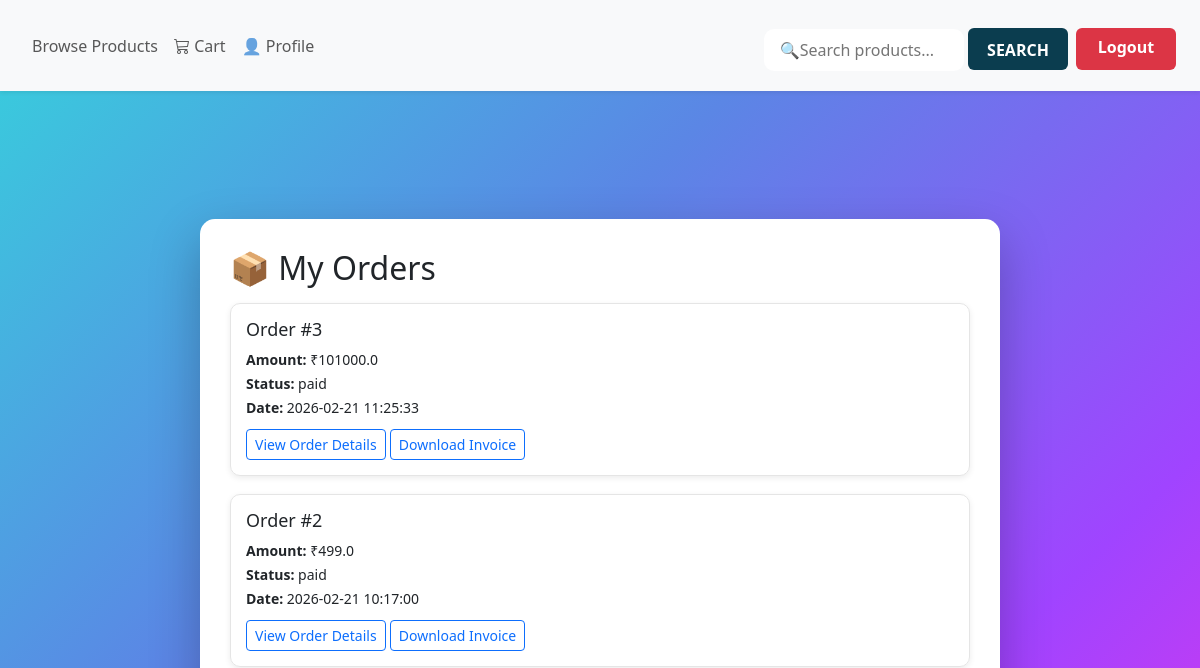
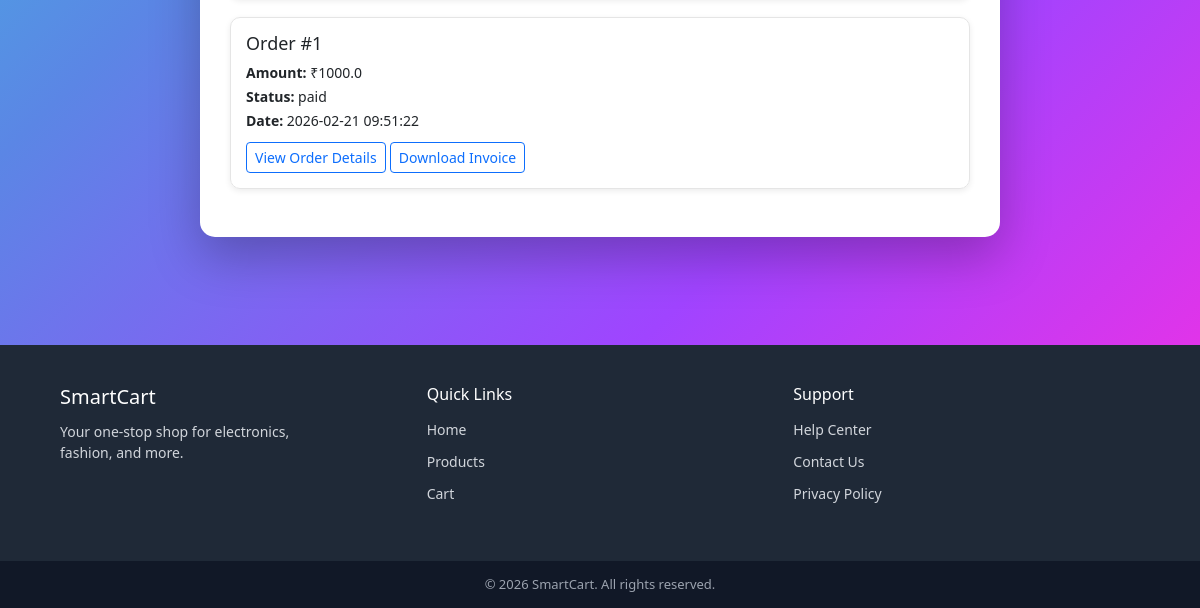
The page /user/my-orders (signed in) on the database as committed earlier (2 pictures, top to bottom).
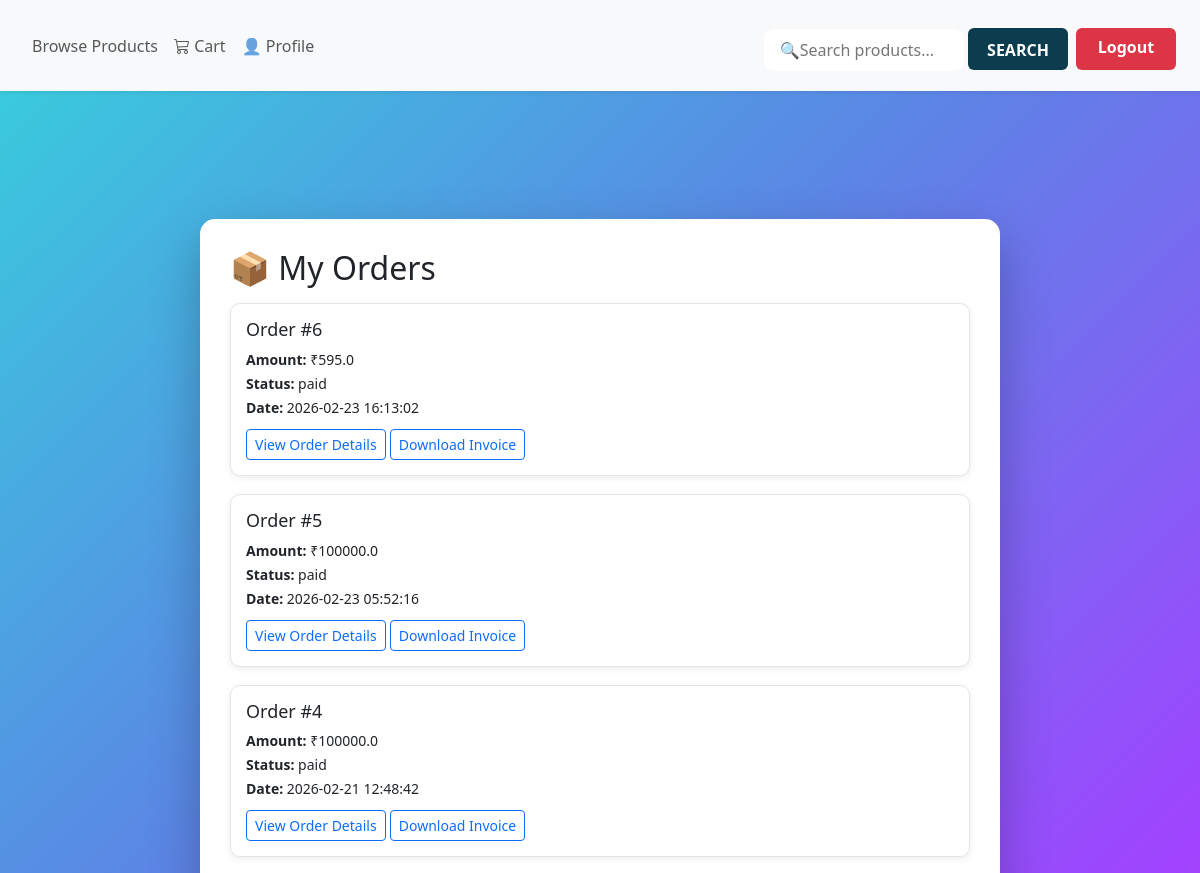
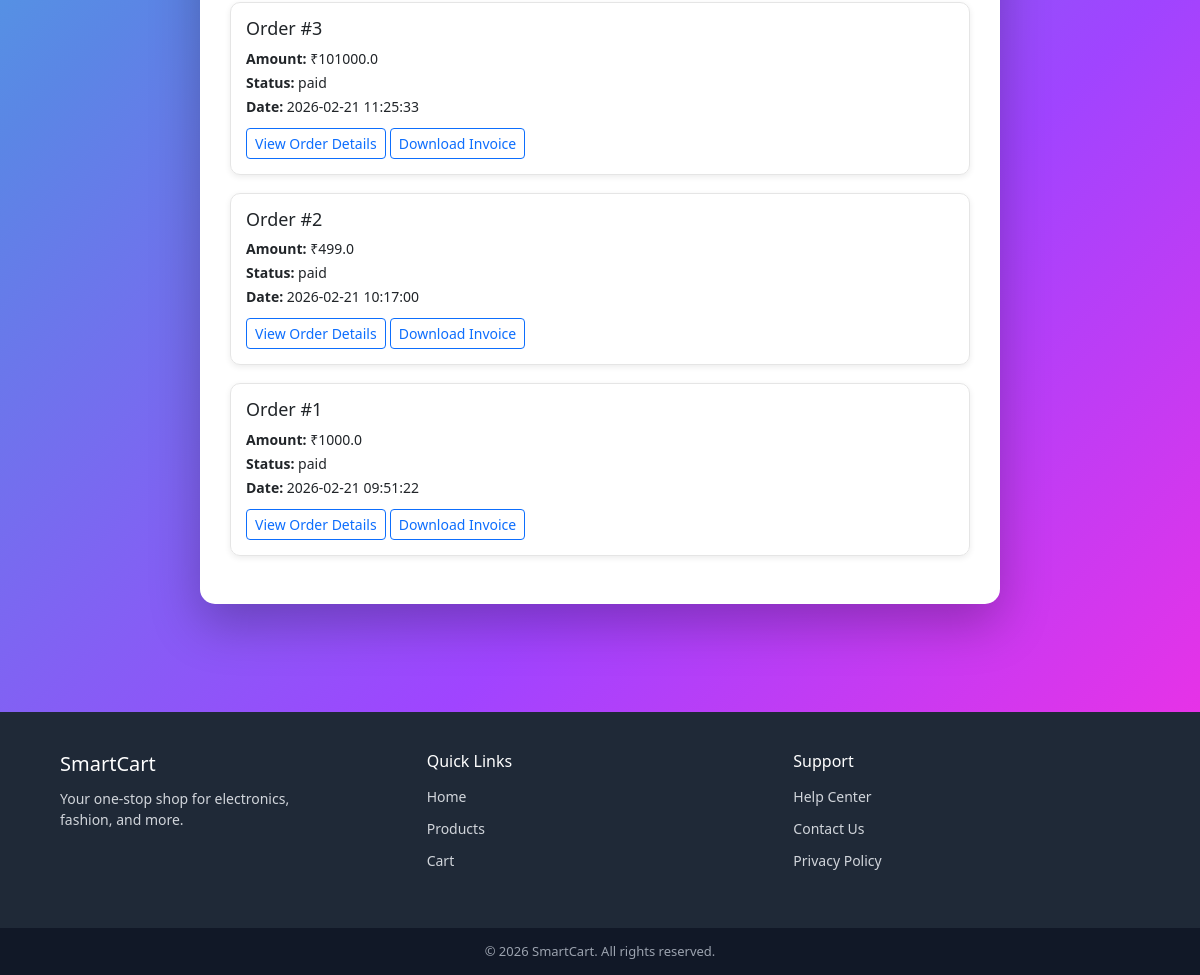
The same page on the database as committed later (2 pictures, top to bottom).
### tables this page shows
CREATE TABLE orders (
    order_id INTEGER PRIMARY KEY AUTOINCREMENT,
    user_id INTEGER NOT NULL,
    razorpay_order_id TEXT,
    razorpay_payment_id TEXT,
    amount REAL,
    payment_status TEXT,
    created_at TIMESTAMP DEFAULT CURRENT_TIMESTAMP,
    order_status TEXT DEFAULT 'Pending',
    FOREIGN KEY(user_id) REFERENCES users(user_id)
);

### app.py (the view)
@app.route('/user/my-orders')
def my_orders():
    if 'user_id' not in session:
        flash("Please login!", "danger")
        return redirect('/user-login')
    conn = get_db_connection()
    conn.row_factory = sqlite3.Row  # Access columns by name
    cursor = conn.cursor()
    cursor.execute("SELECT * FROM orders WHERE user_id=? ORDER BY created_at DESC",
                   (session['user_id'],))
    orders = cursor.fetchall()
    cursor.close()
    conn.close()
    return render_template("user/my_orders.html", orders=orders)

### app.py (called while the page is built)
def get_db_connection():
    conn = sqlite3.connect('smartcart.db')
    conn.row_factory = sqlite3.Row  # allows dict-like access
    return conn

### templates/user/my_orders.html (shortened to what this page needs)
{% extends "user/base.html" %}
{% block content %}
<div class="d-flex justify-content-center align-items-center py-5">
<div class="orders-card ">
    <h2 class="mb-3">📦 My Orders</h2>
    {% if orders|length == 0 %}
        <p>You have not placed any orders yet.</p>
        <a href="/user/products" class="btn btn-primary">
            Start Shopping
        </a>
    {% else %}
        {% for order in orders %}
        <div class="order-card">
            <h3>Order #{{ order.order_id }}</h3>
            <div class="order-info">
                <p><strong>Amount:</strong> ₹{{ order.amount }}</p>
                <p><strong>Status:</strong> {{ order.payment_status }}</p>
                <p><strong>Date:</strong> {{ order.created_at }}</p>
            </div>
            <a href="/user/order-success/{{ order.order_id }}"
               class="btn btn-sm btn-outline-primary mt-2">
                View Order Details
            </a>
            <a href="/user/download-invoice/{{ order.order_id }}" class="btn btn-sm btn-outline-primary mt-2">
    Download Invoice
</a>
        </div>
        {% endfor %}
    {% endif %}
</div>
</div>
{% endblock %}

Rows that differ between the two databases and show on the page:
added orders: order_id "6", amount "595.0", payment_status "paid", created_at "2026-02-23 16:13:02"
added orders: order_id "5", amount "100000.0", payment_status "paid", created_at "2026-02-23 05:52:16"
added orders: order_id "4", amount "100000.0", payment_status "paid", created_at "2026-02-21 12:48:42"
